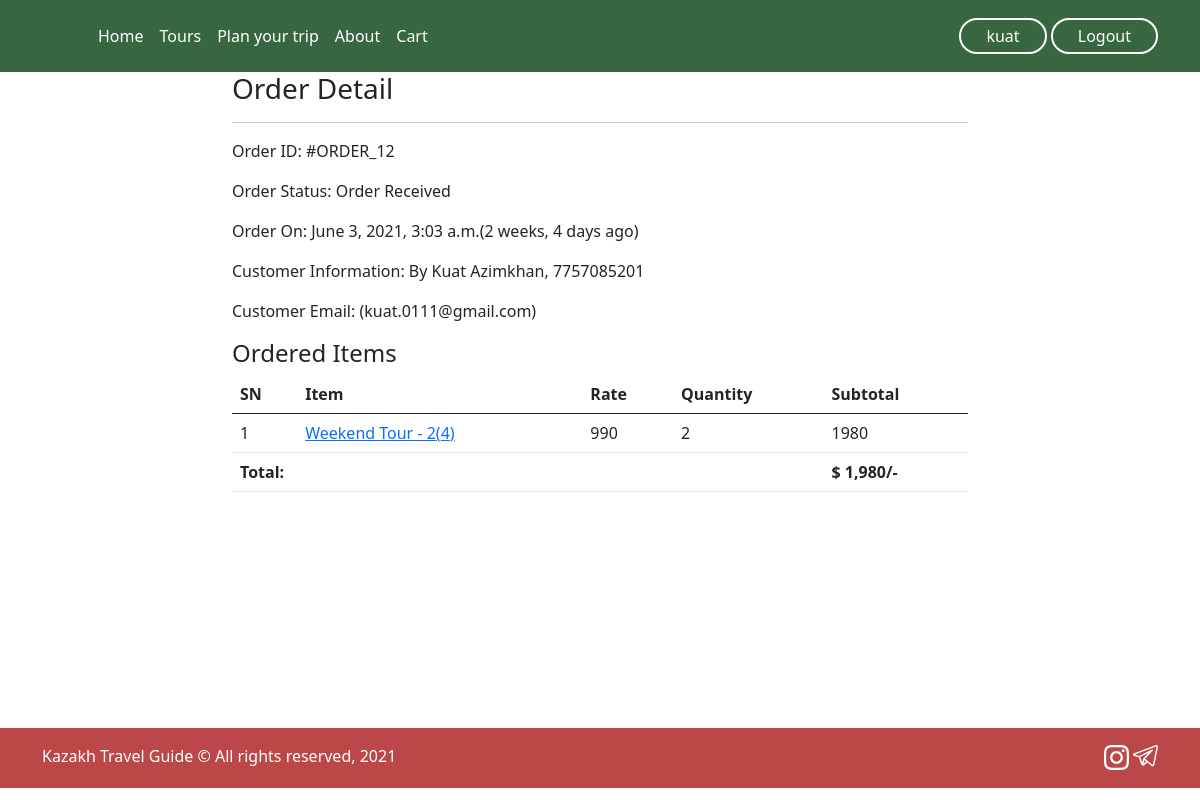
The page /profile/order-12/ (signed in) on the database its author committed.
### main/models.py (models this page shows, shortened)
class Order(models.Model):
    cart = models.OneToOneField(TourCart, on_delete=models.CASCADE)
    ordered_by = models.CharField(max_length=200)
    mobile = models.CharField(max_length=10)
    email = models.EmailField(null=True, blank=True)
    subtotal = models.PositiveIntegerField()
    total = models.PositiveIntegerField()
    order_status = models.CharField(max_length=50, choices=ORDER_STATUS)
    created_at = models.DateTimeField(auto_now_add=True)
    payment_method = models.CharField(
        max_length=20, default="Cash On Delivery")

class TourCartProduct(models.Model):
    cart = models.ForeignKey(TourCart, on_delete=models.CASCADE)
    product = models.ForeignKey(KazTour, on_delete=models.CASCADE)
    rate = models.PositiveIntegerField()
    quantity = models.PositiveIntegerField()
    subtotal = models.PositiveIntegerField()

class KazTour(models.Model):
    title = models.CharField(max_length=200)
    slug = models.SlugField(unique=True)
    category = models.ForeignKey(Category, on_delete=models.CASCADE)
    category_slug = models.TextField()
    image = models.TextField()
    price = models.PositiveIntegerField()
    duration = models.TextField('Duration of the tour')
    price_include = models.TextField('Prices include')
    description = models.TextField()
    view_count = models.PositiveIntegerField(default=0)

### main/views.py (the view)
# urls.py: path("profile/order-<int:pk>/", CustomerOrderDetailView.as_view(), name="customerorderdetail"),
class CustomerOrderDetailView(CheckUser, DetailView):
    template_name = "main/customerorderdetail.html"
    model = Order
    context_object_name = "ord_obj"
    def dispatch(self, request, *args, **kwargs):
        if request.user.is_authenticated:
            order_id = self.kwargs["pk"]
            order = Order.objects.get(id=order_id)
            if request.user != order.cart.customer:
                return redirect("customerprofile")
        else:
            return redirect("/login/?next=/profile/")
        return super().dispatch(request, *args, **kwargs)

### main/views.py (called while the page is built)
    def dispatch(self, request, *args, **kwargs):
        cart_id = request.session.get("cart_id")
        if cart_id:
            cart_obj = TourCart.objects.get(id=cart_id)
            if request.user.is_authenticated and request.user:
                cart_obj.customer = request.user
                cart_obj.save()
        return super().dispatch(request, *args, **kwargs)

### main/templates/main/customerorderdetail.html (shortened to what this page needs)
{% extends 'main/base.html' %}
{% load static  %}
{% load humanize %}
{% block content %}
<div class="container" style="height: 82vh">
    <div class="row">
        <div class="col-md-8 mx-auto">
            <h3>Order Detail</h3><hr>
            <p><span class="font-weight-bold">Order ID: </span> #ORDER_{{ord_obj.id}}</p>
            <p><span class="font-weight-bold">Order Status: </span> {{ord_obj.order_status}}</p>
            <p><span class="font-weight-bold">Order On: </span> {{ord_obj.created_at}}({{ord_obj.created_at|timesince}} ago)</p>
            <p><span class="font-weight-bold">Customer Information: </span> By {{ord_obj.ordered_by}}, {{ord_obj.mobile}}</p>
            <p><span class="font-weight-bold">Customer Email: </span> ({{ord_obj.email}})</p>
            <h4>Ordered Items</h4>
            <table class="table">
                <thead>
                    <tr>
                        <th>SN</th>
                        <th>Item</th>
                        <th>Rate</th>
                        <th>Quantity</th>
                        <th>Subtotal</th>
                    </tr>
                </thead>
                <tbody>
                    {% for cp in ord_obj.cart.tourcartproduct_set.all %}
                    <tr>
                        <td>{{forloop.counter}}</td>
                        <td><a target="_blank" href="{% url 'tourdetails' cp.product.slug %}">{{cp.product.title}}({{cp.product.id}})</a></td>
                        <td>{{cp.rate}}</td>
                        <td>{{cp.quantity}}</td>
                        <td>{{cp.subtotal}}</td>
                    </tr>
                    {% endfor %}
                    <tr>
                        <th colspan="4" class="text-right">Total: </th>
                        <th>$ {{ord_obj.total|intcomma}}/-</th>
                    </tr>
                </tbody>
            </table>
        </div>
    </div>
</div>
{% endblock %}

### main/templates/main/base.html (shortened to what this page needs)
{% load static %}
<html lang="en">
<head>
    <link rel="stylesheet" href="{% static 'main/css/main4.css' %}">
    <link rel="stylesheet" href="{% static 'main/css/base.css' %}">
    <link rel="stylesheet" href="{% static 'main/css/city.css' %}">
    <link rel="stylesheet" href="https://cdnjs.cloudflare.com/ajax/libs/font-awesome/4.7.0/css/font-awesome.min.css">
    <link href="https://cdn.jsdelivr.net/npm/bootstrap@5.0.0-beta3/dist/css/bootstrap.min.css" rel="stylesheet">
</head>
<body>
    <header class="p-3 text-white hedbg">
        <div class="container">
            <div class="d-flex flex-wrap align-items-center justify-content-center justify-content-lg-start">
                <a href="/" class="d-flex align-items-center mb-2 mb-lg-0 text-white text-decoration-none">
                <svg class="bi me-2" width="40" height="32"><use xlink:href="#bootstrap"></use></svg>
                </a>
      <ul class="nav col-12 col-lg-auto me-lg-auto mb-2 justify-content-center mb-md-0">
        <li><a href="{% url 'index' %}" class="nav-link px-2 text-white">Home</a></li>
        <li><a href="{% url 'tours' %}" class="nav-link px-2 text-white">Tours</a></li>
        <li><a href="{% url 'planyourtrip' %}" class="nav-link px-2 text-white">Plan your trip</a></li>
        <li><a href="{% url 'about' %}" class="nav-link px-2 text-white">About</a></li>
          {% if user.is_authenticated %}
              <li><a href="{% url 'mycart' %}" class="nav-link px-2 text-white">Cart</a></li>
          {% endif %}
      </ul>
      <div class="text-end prof">
          {% if user.is_authenticated %}
            <a href="{% url 'customerprofile' %}" ><button type="button" class="mybtn login">{{request.user.username}}</button></a>
            <a href="{% url 'account_logout' %}" ><button type="button" class="mybtn login">Logout</button></a>
          {% else %}
              <a href="{% url 'account_login' %}" ><button type="button" class="mybtn login">Login</button></a>
              <a href="{% url 'account_signup' %}" ><button type="button" class="mybtn signup">Sign-up</button></a>
          {% endif %}
      </div>
    </div>
  </div>
</header>
    {% block content %}{% endblock %}
<footer class="foot">
  <div class="container">
    <p class="float-end mb-1">
        <img src="{% static 'home/images/icons/instagram.svg' %}" alt="">
        <img src="{% static 'home/images/icons/telegram.svg' %}" alt="">
    </p>
    <p class="mb-1">Kazakh Travel Guide © All rights reserved, 2021</p>
  </div>
</footer>
</body>
</html>

### main/static/main/css/main4.css (style rules this page uses)
body { justify-content: center; align-items: center; font-family: 'Helvetica', sans-serif; overflow-x: hidden; }
img { width: 100%; position: relative; border-radius: 5% 5%; }

### main/static/main/css/base.css (style rules this page uses)
body { background-color: #F2E8CF; }
.hedbg { background-color: #386641; position: relative; z-index: 5; }
.mybtn { background-color: #4CAF50; border: none; color: white; padding: 4px 25px; text-align: center; text-decoration: none; display: inline-block; font-size: 16px; transition-duration: 0.4s; cursor: pointer; }
.login { background-color: #386641; color: #fff; border: 2px solid #fff; border-radius: 25px; }
.foot { padding-top: 16px; background-color: #BC4749; color: #fff; height: 60px; }
.foot img { width: 25px; }

### rows shown on the page
Order: id "12", order_status "Order Received", created_at "June 3, 2021, 3:03 a.m.", created_at "2 weeks, 4 days", ordered_by "Kuat Azimkhan", mobile "7757085201", email "kuat.0111@gmail.com", total "1,980"
TourCartProduct: product "Weekend Tour - 2", product.id "4", rate "990", quantity "2", subtotal "1980"

### other values the page prints
{{ request.user.username }} "kuat"
